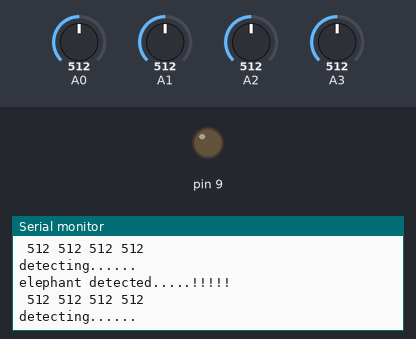
Bench run of a sketch on a simulated Arduino Uno, built with avr-gcc and run on an emulated ATmega328P. Parts: output pins drawn as LEDs (lit = HIGH), the last lines printed to the serial monitor. Inputs (shaded band) come from the test bench; at power-on: A0 = 512, A1 = 512, A2 = 512, A3 = 512.

Above: at 1.2 s.
1.3 s: A0 set to 104
At 1.33 s:
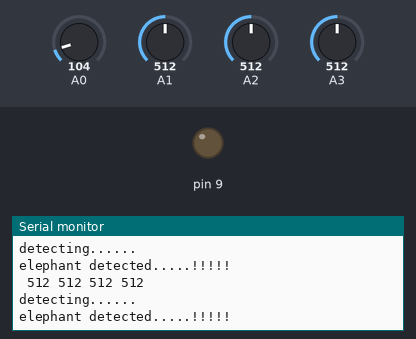
4.3 s: A0 set to 95
At 4.38 s:
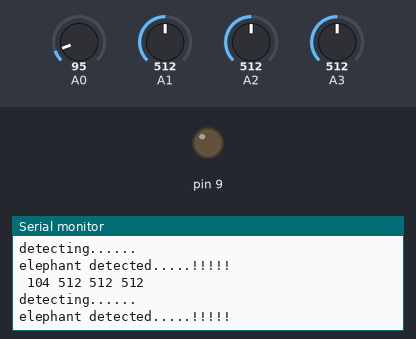
Timing chart, 0 to 7.3 s (numbered marks = the images above; inputs shaded):
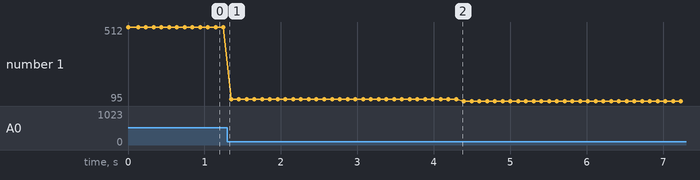

The sketch:

piozoelectric.ino
```cpp
int a0,a1,a2,a3;
int t=80;
void setup() {
  // put your setup code here, to run once:
pinMode(A0,INPUT);
pinMode(A1,INPUT);
pinMode(A2,INPUT);
pinMode(A3,INPUT);
pinMode(9,OUTPUT);
Serial.begin(9600);
}

void loop()
{
  a0=analogRead(A0);
  a1=analogRead(A1);
  a2=analogRead(A2);
  a3=analogRead(A3);

if(a0>=80 || a1>=80 || a2>=80 || a3>=80 )
{
  Serial.print(" ");
  Serial.print(a0);
  Serial.print(" ");
  Serial.print(a1);
  Serial.print(" ");
  Serial.print(a2);
  Serial.print(" ");
  Serial.println(a3);
  Serial.println("detecting......");
  delay(100);
  Serial.println("elephant detected.....!!!!!");
}
}
```

Measured:
- plotted number 1: 512 → 104 after the input at 1.3 s, 104 → 95 after the input at 4.3 s
